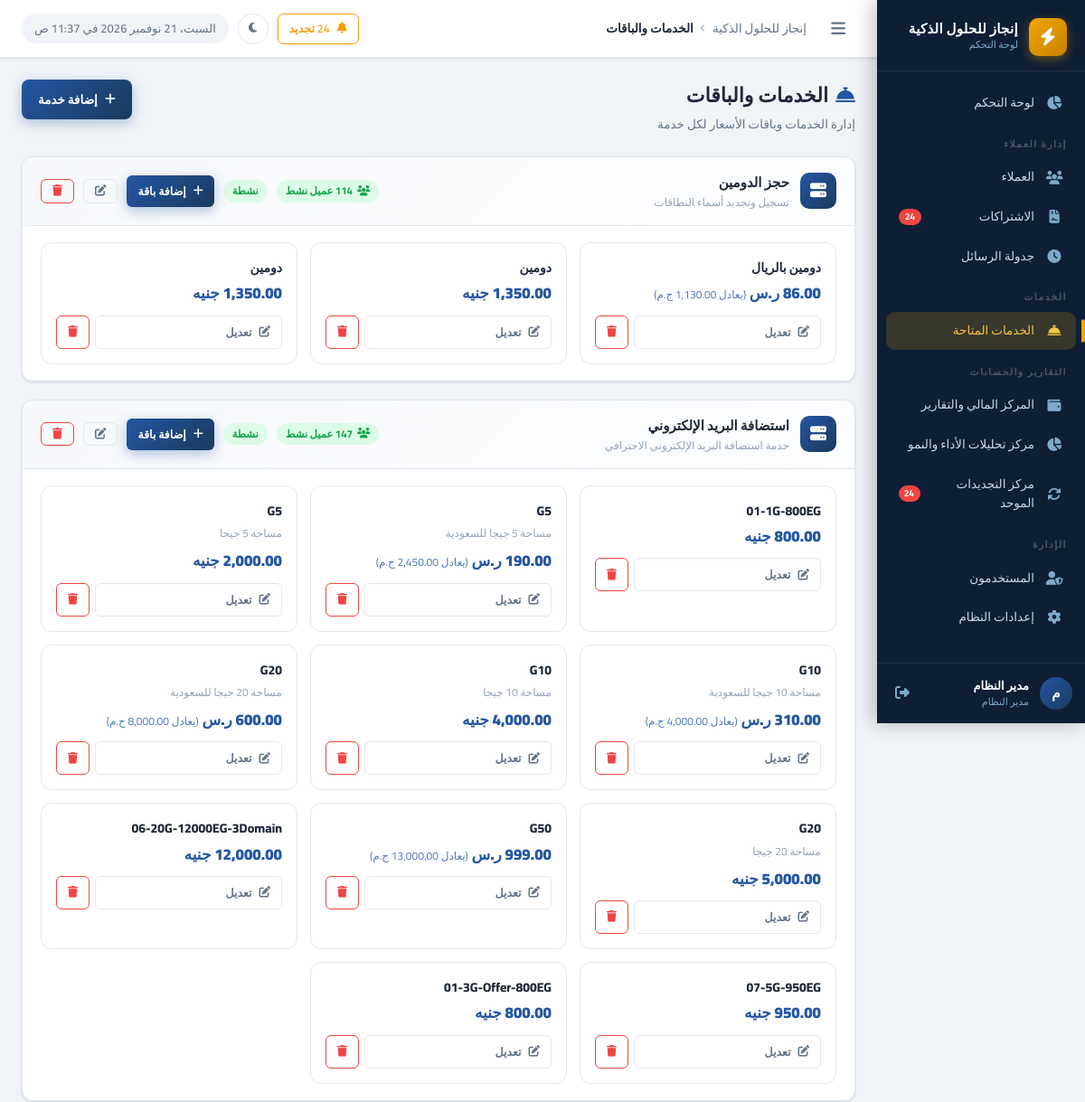
/services/index.php (signed in, upper part), run on an earlier commit of the app's database.
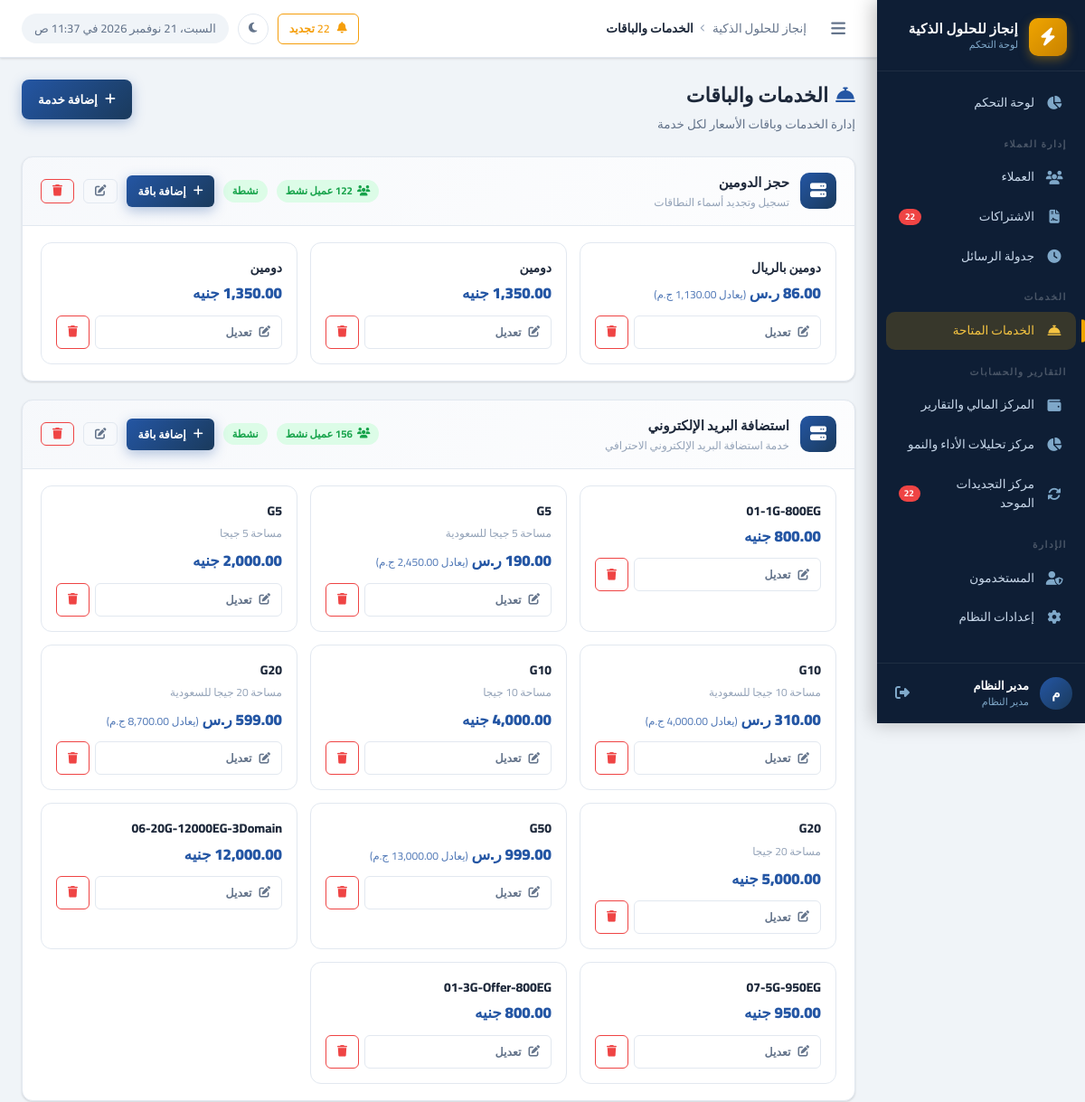
And on a later commit of the database.
### tables this page shows
CREATE TABLE `service_plans` (
  `id` int UNSIGNED NOT NULL,
  `service_id` int UNSIGNED NOT NULL,
  `name` varchar(150) NOT NULL,
  `description` text,
  `currency` varchar(10) NOT NULL DEFAULT 'EGP',
  `original_price` decimal(12,2) DEFAULT NULL,
  `price` decimal(12,2) NOT NULL DEFAULT '0.00',
  `sort_order` tinyint UNSIGNED NOT NULL DEFAULT '0',
  `status` tinyint(1) NOT NULL DEFAULT '1',
  `created_at` timestamp NOT NULL DEFAULT CURRENT_TIMESTAMP
);

### includes/auth.php (called while the page is built, shortened)
<?php
function hasPermission(string $permission): bool {
    if (($_SESSION['user_role'] ?? '') === 'admin') return true;
    $permissions = $_SESSION['user_permissions'] ?? [];
    return in_array($permission, $permissions, true);
}

### config/app.php (called while the page is built, shortened)
<?php
require_once INCLUDES_PATH . '/functions.php';
require_once INCLUDES_PATH . '/auth.php';
function getSettings(): array {
    static $settings = null;
    if ($settings === null) {
        try {
            $db  = getDB();
            $stmt = $db->query("SELECT `key`, `value` FROM `settings`");
            $settings = [];
            while ($row = $stmt->fetch()) {
                $settings[$row['key']] = $row['value'];
            }
        } catch (Exception $e) {
            $settings = [];
        }
    }
    return $settings;
}
function getSetting(string $key, string $default = ''): string {
    $settings = getSettings();
    return $settings[$key] ?? $default;
}

### services/index.php (the view, shortened to what the changed rows need)
<?php
require_once dirname(__DIR__) . '/config/app.php';
$db       = getDB();
$services = $db->query("
    SELECT s.*, COUNT(DISTINCT cs.client_id) as clients_count
    FROM services s
    LEFT JOIN client_subscriptions cs ON cs.service_id = s.id AND cs.status = 'active'
    GROUP BY s.id ORDER BY s.sort_order ASC, s.name ASC
")->fetchAll();
$allPlans = [];
if (!empty($services)) {
    $ids      = implode(',', array_column($services, 'id'));
    $planRows = $db->query("SELECT * FROM service_plans WHERE service_id IN ($ids) AND status=1 ORDER BY service_id, sort_order ASC, price ASC")->fetchAll();
    foreach ($planRows as $p) {
        $allPlans[$p['service_id']][] = $p;
    }
}
$activePage = 'services';
$depth      = 1;
require_once INCLUDES_PATH . '/header.php';
?>
<div class="page-header">
  <div class="page-header-text">
    <h1 class="page-title"><i class="fas fa-concierge-bell" style="color:var(--primary-light);margin-left:8px;"></i>الخدمات والباقات</h1>
  </div>
</div>
<?php if (empty($services)): ?>
<div class="card">
  <div class="empty-state" style="padding:60px;">
    <div class="empty-icon"><i class="fas fa-cube"></i></div>
    <p class="empty-title">لا توجد خدمات بعد</p>
    <button onclick="openAddServiceModal()" class="btn btn-primary"><i class="fas fa-plus"></i> إضافة أول خدمة</button>
  </div>
</div>
<?php else: ?>
<?php foreach ($services as $srv): ?>
<div class="card" style="margin-bottom:20px;">
  <div class="card-header" style="background:linear-gradient(135deg,rgba(36,86,164,.04),rgba(36,86,164,.01));">
    <div style="display:flex;align-items:center;gap:12px;">
      <div style="width:40px;height:40px;background:linear-gradient(135deg,var(--primary-light),var(--primary));
                  border-radius:10px;display:flex;align-items:center;justify-content:center;color:#fff;font-size:18px;">
        <i class="fas fa-server"></i>
      </div>
      <div>
        <div style="font-weight:800;font-size:15px;color:var(--text-primary);"><?= e($srv['name']) ?></div>
        <?php if ($srv['description']): ?>
        <div style="font-size:12px;color:var(--text-muted);"><?= e($srv['description']) ?></div>
        <?php endif; ?>
      </div>
    </div>
    <div style="display:flex;align-items:center;gap:10px;">
      <?php if ($srv['clients_count'] > 0): ?>
      <span class="badge badge-success"><i class="fas fa-users"></i> <?= $srv['clients_count'] ?> عميل نشط</span>
      <?php endif; ?>
      <?= $srv['status'] ? '<span class="badge badge-success">نشطة</span>' : '<span class="badge badge-secondary">موقوفة</span>' ?>
      <button onclick="openAddPlanModal(<?= $srv['id'] ?>, '<?= e(addslashes($srv['name'])) ?>')"
              class="btn btn-sm btn-primary" id="btn-add-plan-<?= $srv['id'] ?>">
        <i class="fas fa-plus"></i> إضافة باقة
      </button>
      <button onclick="editService(<?= htmlspecialchars(json_encode($srv), ENT_QUOTES) ?>)"
              class="btn btn-sm btn-outline" title="تعديل الخدمة">
        <i class="fas fa-edit"></i>
      </button>
      <a href="delete.php?id=<?= $srv['id'] ?>"
         class="btn btn-sm btn-outline-danger"
         data-confirm="حذف خدمة «<?= e($srv['name']) ?>» وكل باقاتها؟"
         title="حذف الخدمة">
        <i class="fas fa-trash"></i>
      </a>
    </div>
  </div>
  <?php $plans = $allPlans[$srv['id']] ?? []; ?>
  <?php if (empty($plans)): ?>
  <div style="padding:24px 20px;text-align:center;color:var(--text-muted);">
    <i class="fas fa-tags" style="font-size:28px;opacity:.3;display:block;margin-bottom:8px;"></i>
    <span style="font-size:13px;">لا توجد باقات — يمكنك إضافة باقات مختلفة بأسعار متنوعة</span>
    <button onclick="openAddPlanModal(<?= $srv['id'] ?>, '<?= e(addslashes($srv['name'])) ?>')"
            class="btn btn-sm btn-outline" style="margin-right:12px;">
      <i class="fas fa-plus"></i> إضافة أول باقة
    </button>
  </div>
  <?php else: ?>
  <div style="display:grid;grid-template-columns:repeat(auto-fill,minmax(220px,1fr));gap:14px;padding:18px 20px;">
    <?php foreach ($plans as $plan): ?>
    <div class="plan-card" style="border:1.5px solid var(--border-color);border-radius:12px;padding:16px;
                                   position:relative;transition:all .2s;background:#fff;">
      <div style="font-weight:800;font-size:14px;color:var(--text-primary);margin-bottom:4px;">
        <?= e($plan['name']) ?>
      </div>
      <?php if ($plan['description']): ?>
      <div style="font-size:12px;color:var(--text-muted);margin-bottom:8px;"><?= e($plan['description']) ?></div>
      <?php endif; ?>
      <div style="font-size:17px;font-weight:900;color:var(--primary-light);">
        <?= formatPlanPrice((float)$plan['price'], $plan['currency'] ?? 'EGP', isset($plan['original_price']) && $plan['original_price'] !== null ? (float)$plan['original_price'] : null) ?>
      </div>
      <div style="display:flex;gap:6px;margin-top:10px;">
        <button onclick="editPlan(<?= htmlspecialchars(json_encode($plan), ENT_QUOTES) ?>)"
                class="btn btn-sm btn-outline" style="flex:1;">
          <i class="fas fa-edit"></i> تعديل
        </button>
        <a href="delete-plan.php?id=<?= $plan['id'] ?>&service_id=<?= $srv['id'] ?>"
           class="btn btn-sm btn-outline-danger"
           data-confirm="حذف باقة «<?= e($plan['name']) ?>»؟">
          <i class="fas fa-trash"></i>
        </a>
      </div>
    </div>
    <?php endforeach; ?>
  </div>
  <?php endif; ?>
</div>
<?php endforeach; ?>
<?php endif; ?>
<?php require_once INCLUDES_PATH . '/footer.php'; ?>

### includes/header.php (shortened to what the changed rows need)
<?php
$companyName = getSetting('company_name', APP_NAME);
$renewalCount = 0;
try {
    $db   = getDB();
    $days = (int)getSetting('renewal_warning_days', '60');
    $stmt = $db->prepare("
        SELECT COUNT(DISTINCT client_id) FROM client_subscriptions
        WHERE status = 'active'
          AND end_date BETWEEN CURDATE() AND DATE_ADD(CURDATE(), INTERVAL ? DAY)
    ");
    $stmt->execute([$days]);
    $renewalCount = (int)$stmt->fetchColumn();
} catch (Exception $e) {}
?>
<!DOCTYPE html>
<html lang="ar" dir="rtl">
<head>
  <link rel="stylesheet" href="https://cdnjs.cloudflare.com/ajax/libs/font-awesome/6.5.0/css/all.min.css">
  <link rel="stylesheet" href="<?= str_repeat('../', $depth ?? 0) ?>assets/css/style.css?v=1.4">
  <link rel="stylesheet" href="<?= str_repeat('../', $depth ?? 0) ?>assets/css/print.css" media="print">
  <link rel="stylesheet" href="https://cdn.jsdelivr.net/npm/flatpickr/dist/flatpickr.min.css">
</head>
<body>
<div class="layout">
  <aside class="sidebar" id="sidebar">
    <nav class="sidebar-nav" role="navigation" aria-label="القائمة الرئيسية">
      <?php if (hasPermission('view_clients')): ?>
      <ul>
        <?php if (hasPermission('view_subscriptions')): ?>
        <li class="nav-item">
          <a href="<?= str_repeat('../', $depth ?? 0) ?>subscriptions/index.php"
             class="nav-link <?= ($activePage ?? '') === 'subscriptions' ? 'active' : '' ?>"
             id="nav-subscriptions">
            <i class="fas fa-file-contract nav-icon"></i>
            <span>الاشتراكات</span>
            <?php if ($renewalCount > 0): ?>
            <span class="nav-badge"><?= $renewalCount ?></span>
            <?php endif; ?>
          </a>
        </li>
        <?php endif; ?>
      </ul>
      <?php endif; ?>
      <?php if (hasPermission('view_reports') || hasPermission('view_payments') || hasPermission('print_invoices')): ?>
      <ul>
        <?php if (hasPermission('view_reports')): ?>
        <li class="nav-item">
          <a href="<?= str_repeat('../', $depth ?? 0) ?>reports/renewals_hub.php"
             class="nav-link <?= in_array(($activePage ?? ''), ['renewals-hub', 'renewals']) ? 'active' : '' ?>"
             id="nav-renewals-hub">
            <i class="fas fa-sync-alt nav-icon"></i>
            <span>مركز التجديدات الموحد</span>
            <?php if ($renewalCount > 0): ?>
            <span class="nav-badge"><?= $renewalCount ?></span>
            <?php endif; ?>
          </a>
        </li>
        <?php endif; ?>
      </ul>
      <?php endif; ?>
    </nav>
  </aside>
  <div class="main-content">
    <header class="topbar">
      <div class="topbar-actions">
        <?php if ($renewalCount > 0): ?>
        <a href="<?= str_repeat('../', $depth ?? 0) ?>reports/renewals_hub.php"
           class="btn btn-sm btn-outline"
           style="color: var(--warning); border-color: var(--warning);">
          <i class="fas fa-bell"></i>
          <?= $renewalCount ?> تجديد
        </a>
        <?php endif; ?>
        <button id="darkModeToggle" class="btn btn-sm btn-outline" style="border-radius:50%; width:34px; height:34px; padding:0; display:flex; align-items:center; justify-content:center; color:var(--text-secondary); border-color:var(--border-color); cursor:pointer;" title="تبديل الوضع الليلي">
        </button>
        <div class="topbar-time" id="liveClock"></div>
      </div>
    </header>
    <main class="page-content">

### includes/functions.php (shortened to what the changed rows need)
<?php
function getSupportedCurrencies(): array {
    return [
        'EGP' => ['label' => 'جنيه مصري (EGP)', 'symbol' => 'ج.م', 'name' => 'جنيه'],
        'SAR' => ['label' => 'ريال سعودي (SAR)', 'symbol' => 'ر.س', 'name' => 'ريال'],
        'AED' => ['label' => 'درهم إماراتي (AED)', 'symbol' => 'د.إ', 'name' => 'درهم'],
        'USD' => ['label' => 'دولار أمريكي (USD)', 'symbol' => '$', 'name' => 'دولار'],
        'KWD' => ['label' => 'دينار كويتي (KWD)', 'symbol' => 'د.ك', 'name' => 'دينار كويتي'],
        'QAR' => ['label' => 'ريال قطري (QAR)', 'symbol' => 'ر.ق', 'name' => 'ريال قطري'],
        'OMR' => ['label' => 'ريال عماني (OMR)', 'symbol' => 'ر.ع', 'name' => 'ريال عماني'],
        'BHD' => ['label' => 'دينار بحريني (BHD)', 'symbol' => 'د.ب', 'name' => 'دينار بحريني'],
    ];
}
function formatPlanPrice(float $egpPrice, ?string $currency = 'EGP', ?float $originalPrice = null): string {
    $curr = strtoupper(trim($currency ?? 'EGP'));
    $currencies = getSupportedCurrencies();
    $currInfo = $currencies[$curr] ?? ['symbol' => $curr, 'name' => $curr];
    if ($curr !== 'EGP' && $originalPrice !== null && $originalPrice > 0) {
        return number_format($originalPrice, 2) . ' ' . $currInfo['symbol'] . ' <span style="font-size:12px;opacity:0.8;font-weight:normal;">(يعادل ' . number_format($egpPrice, 2) . ' ج.م)</span>';
    }
    return formatMoney($egpPrice);
}
function formatMoney(float $amount, string $currency = null): string {
    if ($currency === null) {
        $currency = getSetting('currency', 'جنيه');
    }
    return number_format($amount, 2) . ' ' . $currency;
}
function e(mixed $value): string {
    return htmlspecialchars((string)$value, ENT_QUOTES, 'UTF-8');
}

What changed in the data, as far as the page shows it:
changed service_plans "مساحة 20 جيجا للسعودية": originalPrice "600.00" → "599.00"; egpPrice "8,000.00" → "8,700.00"
Also different on the page:
$renewalCount: "24" → "22"
